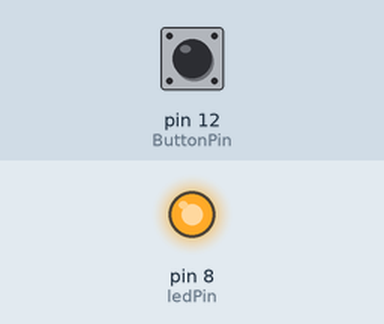
This sketch was run on a simulated Arduino Uno, built with avr-gcc and run on an emulated ATmega328P. Parts: output pins drawn as LEDs (lit = HIGH). Inputs (shaded band) come from the test bench; at power-on: pin 12 (ButtonPin) LOW. What the sketch prints to the serial monitor is not drawn.

Above: at 0.3 s.
Timing chart, 0 to 1.8 s (numbered marks = the images above):
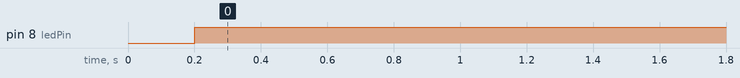

Measured:
- by itself, pin 8 (ledPin): LOW → HIGH at 0.20 s

The sketch:

PullUpButtonLed.ino
```cpp
int ledPin = 8;
int ButtonPin = 12;
int ButtonRead;
int dt=200;
void setup() {
  // put your setup code here, to run once:
  Serial.begin(9600);
  pinMode(ButtonPin, INPUT);
  pinMode(ledPin, OUTPUT);

}

void loop() {
  // put your main code here, to run repeatedly:

  ButtonRead = digitalRead(ButtonPin);
  Serial.println(ButtonRead);
  delay(dt);

  if (ButtonRead==1){
    digitalWrite(ledPin,LOW);
   }

  if (ButtonRead==0){
    digitalWrite(ledPin,HIGH);
   }


}
```
